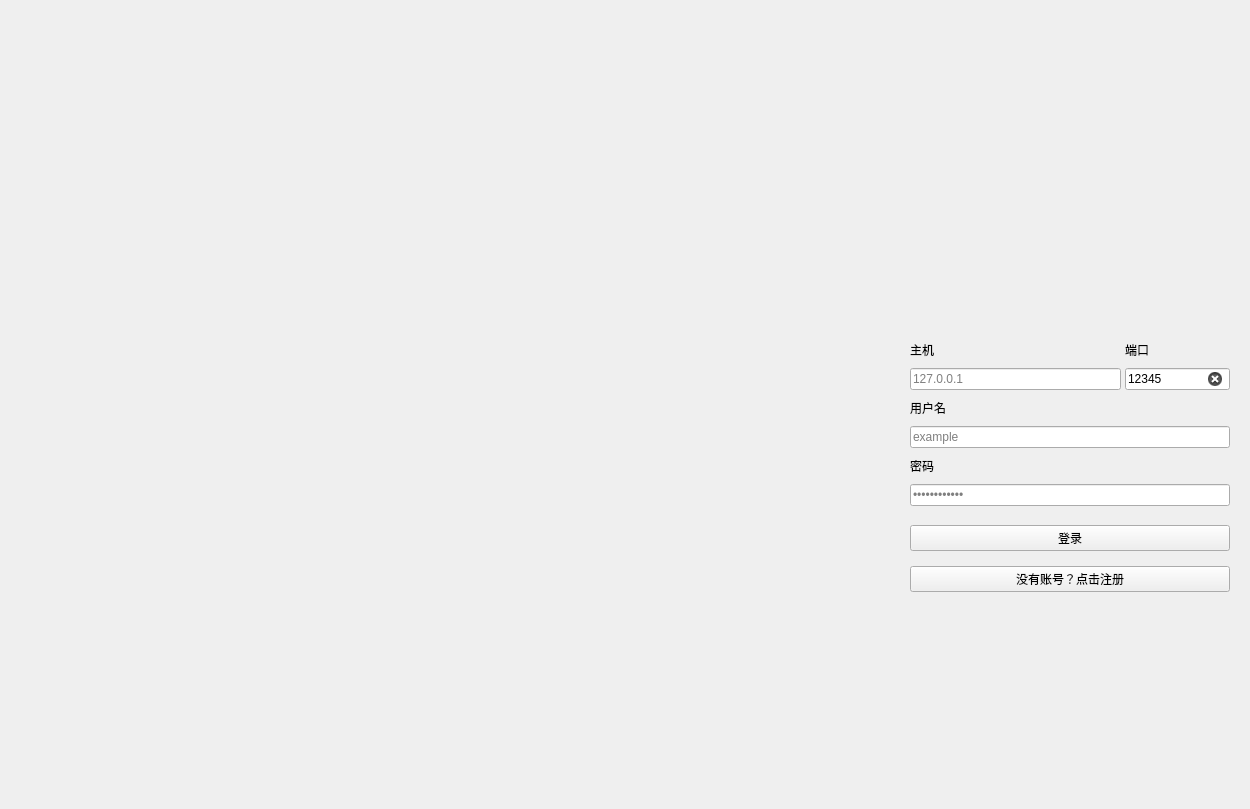
<?xml version="1.0" encoding="UTF-8"?>
<ui version="4.0">
 <class>Form</class>
 <widget class="QWidget" name="Form">
  <property name="geometry">
   <rect>
    <x>0</x>
    <y>0</y>
    <width>1250</width>
    <height>809</height>
   </rect>
  </property>
  <property name="minimumSize">
   <size>
    <width>700</width>
    <height>500</height>
   </size>
  </property>
  <property name="windowTitle">
   <string>Form</string>
  </property>
  <layout class="QHBoxLayout" name="horizontalLayout">
   <property name="spacing">
    <number>0</number>
   </property>
   <property name="leftMargin">
    <number>0</number>
   </property>
   <property name="topMargin">
    <number>0</number>
   </property>
   <property name="rightMargin">
    <number>0</number>
   </property>
   <property name="bottomMargin">
    <number>0</number>
   </property>
   <item>
    <widget class="QLabel" name="label">
     <property name="text">
      <string/>
     </property>
     <property name="pixmap">
      <pixmap resource="../resource.qrc">:/images/background.jpg</pixmap>
     </property>
     <property name="scaledContents">
      <bool>true</bool>
     </property>
    </widget>
   </item>
   <item>
    <widget class="QWidget" name="widget" native="true">
     <property name="sizePolicy">
      <sizepolicy hsizetype="Preferred" vsizetype="Preferred">
       <horstretch>0</horstretch>
       <verstretch>0</verstretch>
      </sizepolicy>
     </property>
     <property name="minimumSize">
      <size>
       <width>360</width>
       <height>0</height>
      </size>
     </property>
     <property name="maximumSize">
      <size>
       <width>360</width>
       <height>16777215</height>
      </size>
     </property>
     <property name="styleSheet">
      <string notr="true">QLabel{
	font: 13px 'Microsoft YaHei'
}</string>
     </property>
     <layout class="QVBoxLayout" name="verticalLayout_2">
      <property name="spacing">
       <number>9</number>
      </property>
      <property name="leftMargin">
       <number>20</number>
      </property>
      <property name="topMargin">
       <number>20</number>
      </property>
      <property name="rightMargin">
       <number>20</number>
      </property>
      <property name="bottomMargin">
       <number>20</number>
      </property>
      <item>
       <spacer name="verticalSpacer">
        <property name="orientation">
         <enum>Qt::Vertical</enum>
        </property>
        <property name="sizeHint" stdset="0">
         <size>
          <width>20</width>
          <height>40</height>
         </size>
        </property>
       </spacer>
      </item>
      <item alignment="Qt::AlignHCenter">
       <widget class="QLabel" name="label_2">
        <property name="enabled">
         <bool>true</bool>
        </property>
        <property name="sizePolicy">
         <sizepolicy hsizetype="Preferred" vsizetype="Expanding">
          <horstretch>0</horstretch>
          <verstretch>0</verstretch>
         </sizepolicy>
        </property>
        <property name="minimumSize">
         <size>
          <width>100</width>
          <height>100</height>
         </size>
        </property>
        <property name="maximumSize">
         <size>
          <width>100</width>
          <height>100</height>
         </size>
        </property>
        <property name="text">
         <string/>
        </property>
        <property name="pixmap">
         <pixmap resource="../resource.qrc">:/images/logo.png</pixmap>
        </property>
        <property name="scaledContents">
         <bool>true</bool>
        </property>
       </widget>
      </item>
      <item>
       <spacer name="verticalSpacer_3">
        <property name="orientation">
         <enum>Qt::Vertical</enum>
        </property>
        <property name="sizeType">
         <enum>QSizePolicy::Fixed</enum>
        </property>
        <property name="sizeHint" stdset="0">
         <size>
          <width>20</width>
          <height>15</height>
         </size>
        </property>
       </spacer>
      </item>
      <item>
       <layout class="QGridLayout" name="gridLayout" columnstretch="2,1">
        <property name="horizontalSpacing">
         <number>4</number>
        </property>
        <property name="verticalSpacing">
         <number>9</number>
        </property>
        <item row="1" column="0">
         <widget class="LineEdit" name="lineEdit">
          <property name="placeholderText">
           <string>127.0.0.1</string>
          </property>
          <property name="clearButtonEnabled">
           <bool>true</bool>
          </property>
         </widget>
        </item>
        <item row="0" column="0">
         <widget class="BodyLabel" name="label_3">
          <property name="text">
           <string>主机</string>
          </property>
         </widget>
        </item>
        <item row="1" column="1">
         <widget class="LineEdit" name="lineEdit_2">
          <property name="text">
           <string>12345</string>
          </property>
          <property name="placeholderText">
           <string/>
          </property>
          <property name="clearButtonEnabled">
           <bool>true</bool>
          </property>
         </widget>
        </item>
        <item row="0" column="1">
         <widget class="BodyLabel" name="label_4">
          <property name="text">
           <string>端口</string>
          </property>
         </widget>
        </item>
       </layout>
      </item>
      <item>
       <widget class="BodyLabel" name="label_5">
        <property name="text">
         <string>用户名</string>
        </property>
       </widget>
      </item>
      <item>
       <widget class="LineEdit" name="lineEdit_3">
        <property name="placeholderText">
         <string>example</string>
        </property>
        <property name="clearButtonEnabled">
         <bool>true</bool>
        </property>
       </widget>
      </item>
      <item>
       <widget class="BodyLabel" name="label_6">
        <property name="text">
         <string>密码</string>
        </property>
       </widget>
      </item>
      <item>
       <widget class="LineEdit" name="lineEdit_4">
        <property name="echoMode">
         <enum>QLineEdit::Password</enum>
        </property>
        <property name="placeholderText">
         <string>••••••••••••</string>
        </property>
        <property name="clearButtonEnabled">
         <bool>true</bool>
        </property>
       </widget>
      </item>
      <item>
       <spacer name="verticalSpacer_5">
        <property name="orientation">
         <enum>Qt::Vertical</enum>
        </property>
        <property name="sizeType">
         <enum>QSizePolicy::Fixed</enum>
        </property>
        <property name="sizeHint" stdset="0">
         <size>
          <width>20</width>
          <height>5</height>
         </size>
        </property>
       </spacer>
      </item>

      <item>
       <spacer name="verticalSpacer_4">
        <property name="orientation">
         <enum>Qt::Vertical</enum>
        </property>
        <property name="sizeType">
         <enum>QSizePolicy::Fixed</enum>
        </property>
        <property name="sizeHint" stdset="0">
         <size>
          <width>20</width>
          <height>5</height>
         </size>
        </property>
       </spacer>
      </item>
      <item>
       <widget class="PrimaryPushButton" name="pushButton">
        <property name="text">
         <string>登录</string>
        </property>
       </widget>
      </item>
      <item>
       <spacer name="verticalSpacer_6">
        <property name="orientation">
         <enum>Qt::Vertical</enum>
        </property>
        <property name="sizeType">
         <enum>QSizePolicy::Fixed</enum>
        </property>
        <property name="sizeHint" stdset="0">
         <size>
          <width>20</width>
          <height>6</height>
         </size>
        </property>
       </spacer>
      </item>
      <item>
       <widget class="HyperlinkButton" name="pushButton_2">
        <property name="text">
         <string>没有账号？点击注册</string>
        </property>
       </widget>
      </item>
      <item>
       <spacer name="verticalSpacer_2">
        <property name="orientation">
         <enum>Qt::Vertical</enum>
        </property>
        <property name="sizeHint" stdset="0">
         <size>
          <width>20</width>
          <height>40</height>
         </size>
        </property>
       </spacer>
      </item>
     </layout>
    </widget>
   </item>
  </layout>
 </widget>
 <customwidgets>
  <customwidget>
   <class>LineEdit</class>
   <extends>QLineEdit</extends>
   <header>qfluentwidgets</header>
  </customwidget>
  <customwidget>
   <class>CheckBox</class>
   <extends>QCheckBox</extends>
   <header>qfluentwidgets</header>
  </customwidget>
  <customwidget>
   <class>PrimaryPushButton</class>
   <extends>QPushButton</extends>
   <header>qfluentwidgets</header>
  </customwidget>
  <customwidget>
   <class>HyperlinkButton</class>
   <extends>QPushButton</extends>
   <header>qfluentwidgets</header>
  </customwidget>
  <customwidget>
   <class>BodyLabel</class>
   <extends>QLabel</extends>
   <header>qfluentwidgets</header>
  </customwidget>
 </customwidgets>
 <resources>
  <include location="../resource.qrc"/>
 </resources>
 <connections/>
</ui>
